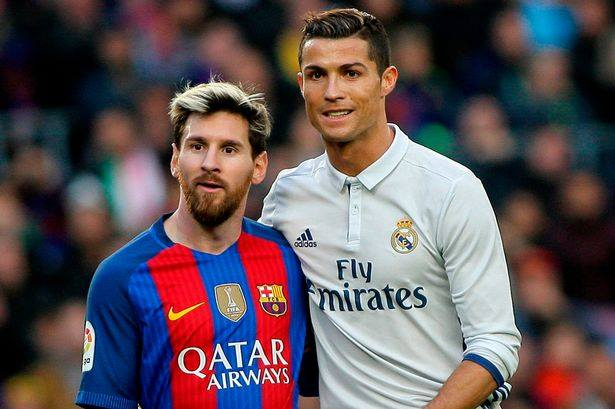
#> input picture picture.jpg, 615 x 409 px
$ python swapping_faces.py
#> lines starting #> are read from the running program, lines starting #| are printed output that depends on the picture
'''The mini group project was written by Si Dang, Karishma and Krishna in Dec - 2017
	The mini project can swap 2 faces in an image
	The project uses Opencv and "haarcascade_frontalface_default.xml" by using the following path on Github: opencv/data/haarcascades/haarcascade_frontalface_default.xml
	According to Zenva Academy lessions
	'''

import cv2
import sys

#retrives information from an other file
face_cascade = cv2.CascadeClassifier('haarcascade_frontalface_default.xml')

#image which has 2 faces / the path of the image
img = cv2.imread('picture.jpg')
#> img is the input picture: shape (409, 615, 3); mean B, G, R 87.8, 83.2, 95.9

#convert to grayscale
gray = cv2.cvtColor(img, cv2.COLOR_BGR2GRAY)
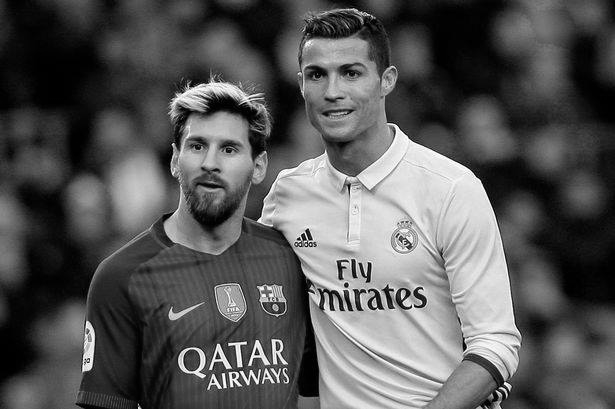
#> gray: shape (409, 615); min 0, max 255, mean 87.5

#detect faces
faces = face_cascade.detectMultiScale(gray, 1.1, 8)
#> faces = [[167, 113, 90, 90], [285, 36, 98, 98]]

#print len(faces)
if len(faces) != 2:
	sys.exit('Please input an image with EXACTLY 2 faces!')

#coordinate declaration
x1, y1, w1, h1 = faces[0]
#> x1 = 167; y1 = 113; w1 = 90; h1 = 90
x2, y2, w2, h2 = faces[1]
#> x2 = 285; y2 = 36; w2 = 98; h2 = 98

#the faces position on the image
face1 = img[y1:y1+h1, x1:x1+w1]
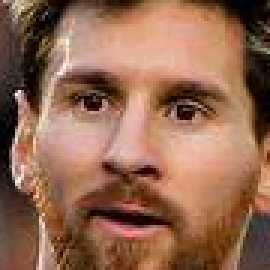
#> face1: shape (90, 90, 3) (shown 3 times larger); mean B, G, R 81.5, 104.4, 147
face2 = img[y2:y2+h2, x2:x2+w2]
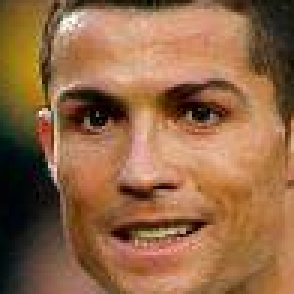
#> face2: shape (98, 98, 3) (shown 3 times larger); mean B, G, R 70.1, 103.7, 146.6

#resize images of faces
face1 = cv2.resize(face1, (w2, h2))
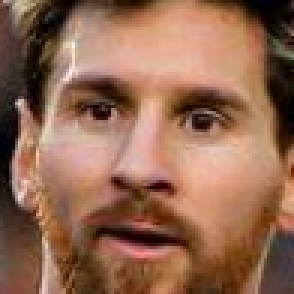
#> face1: shape (98, 98, 3) (shown 3 times larger); mean B, G, R 81.4, 104.2, 146.8
face2 = cv2.resize(face2, (w1, h1))
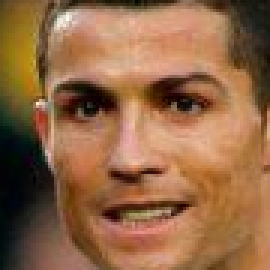
#> face2: shape (90, 90, 3) (shown 3 times larger); mean B, G, R 70, 103.5, 146.5

#swapping images of faces
# face 1
img[y1:y1+h1, x1:x1+w1] = face2
# face 2
img[y2:y2+h2, x2:x2+w2] = face1
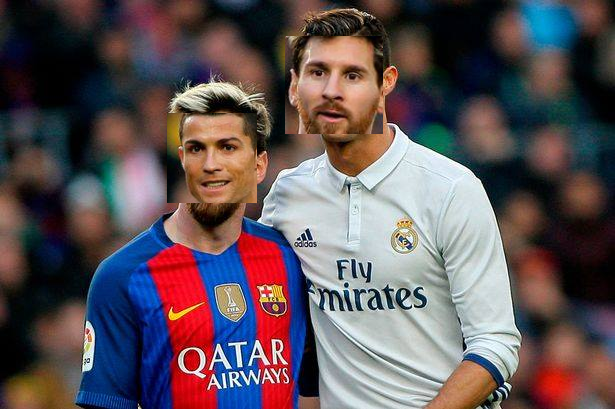
#> img: shape (409, 615, 3); mean B, G, R 87.8, 83.2, 95.8

#show on screen
cv2.imshow('Swapped image', img)

count = 1
#save and quit app
while True:
	button = cv2.waitKey(1) & 0xFF
#> (key q is pressed here)
	if button == ord('q'): #press q to quit
		break
	elif button == ord('s'): #press s to save
		cv2.imwrite('Swapped%d.jpg' % count, img)
		count = count + 1

cv2.destroyAllWindows()
